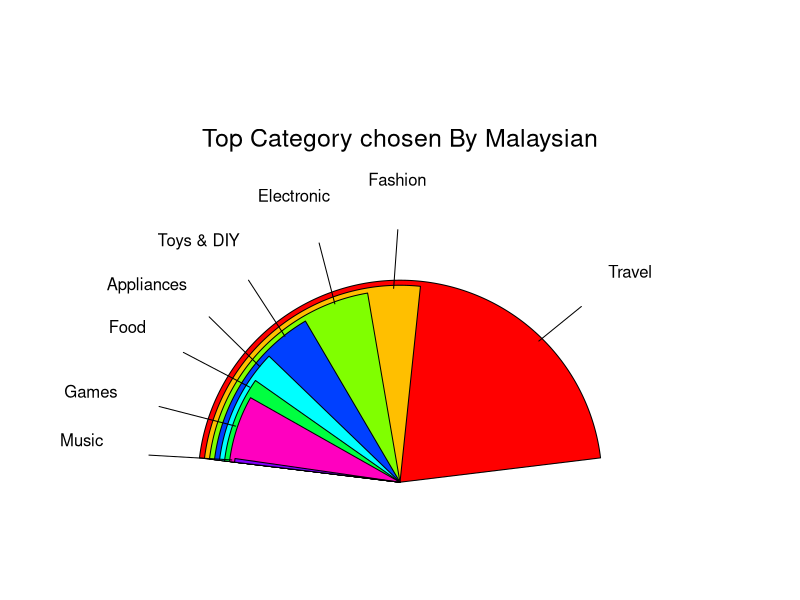

R code for this plot:
library(plotrix)

revenue <- c(2.65, 1.42, 1.17, 0.45, 0.59, 0.84, 0.02, 0.36)
category <- c("Travel", "Fashion", "Electronic", "Food", "Appliances", "Toys & DIY", "Music
", "Games")

fan.plot(revenue, labels = category, radius = 0.8, label.radius = 1.2, max.span=2.9, main="Top Category chosen By Malaysian")


